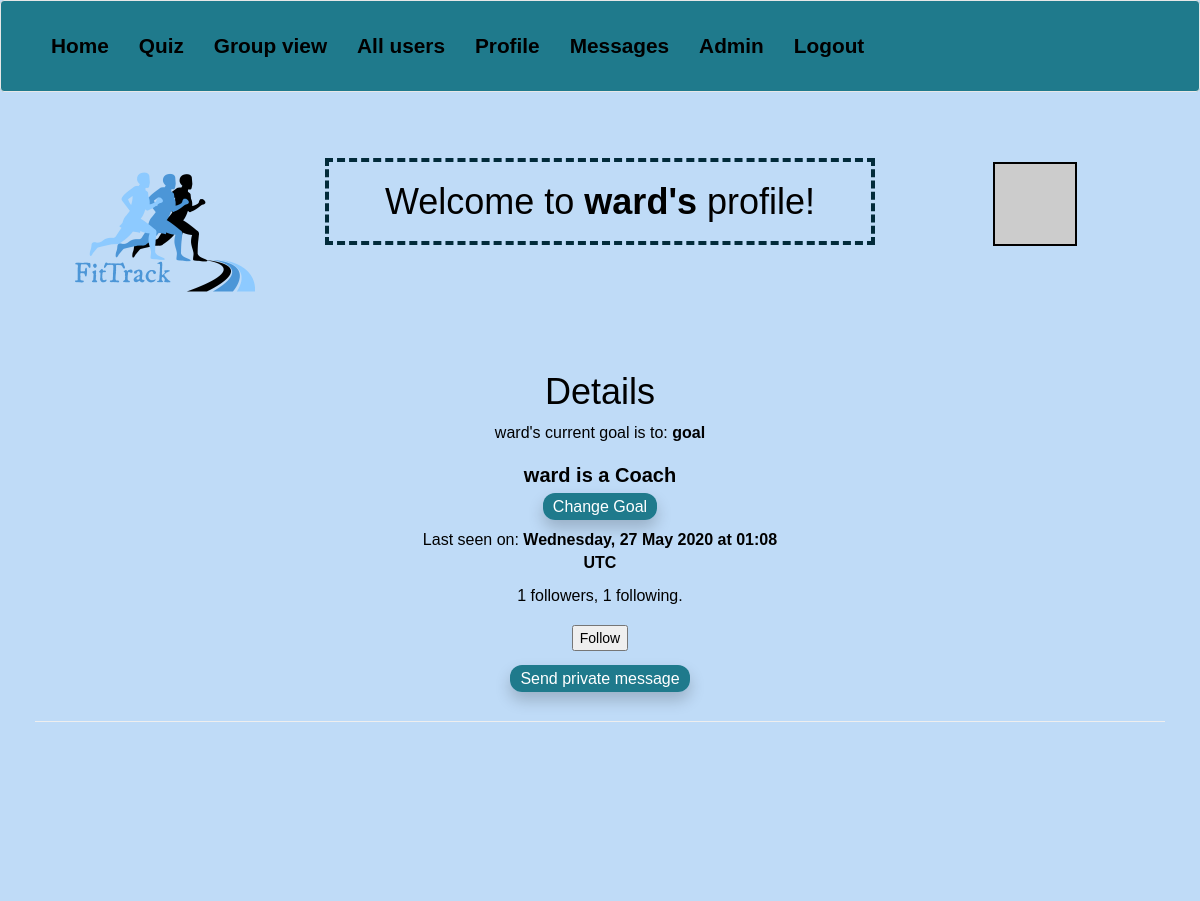
/user/ward (signed in, upper part), run on an earlier commit of the app's database.
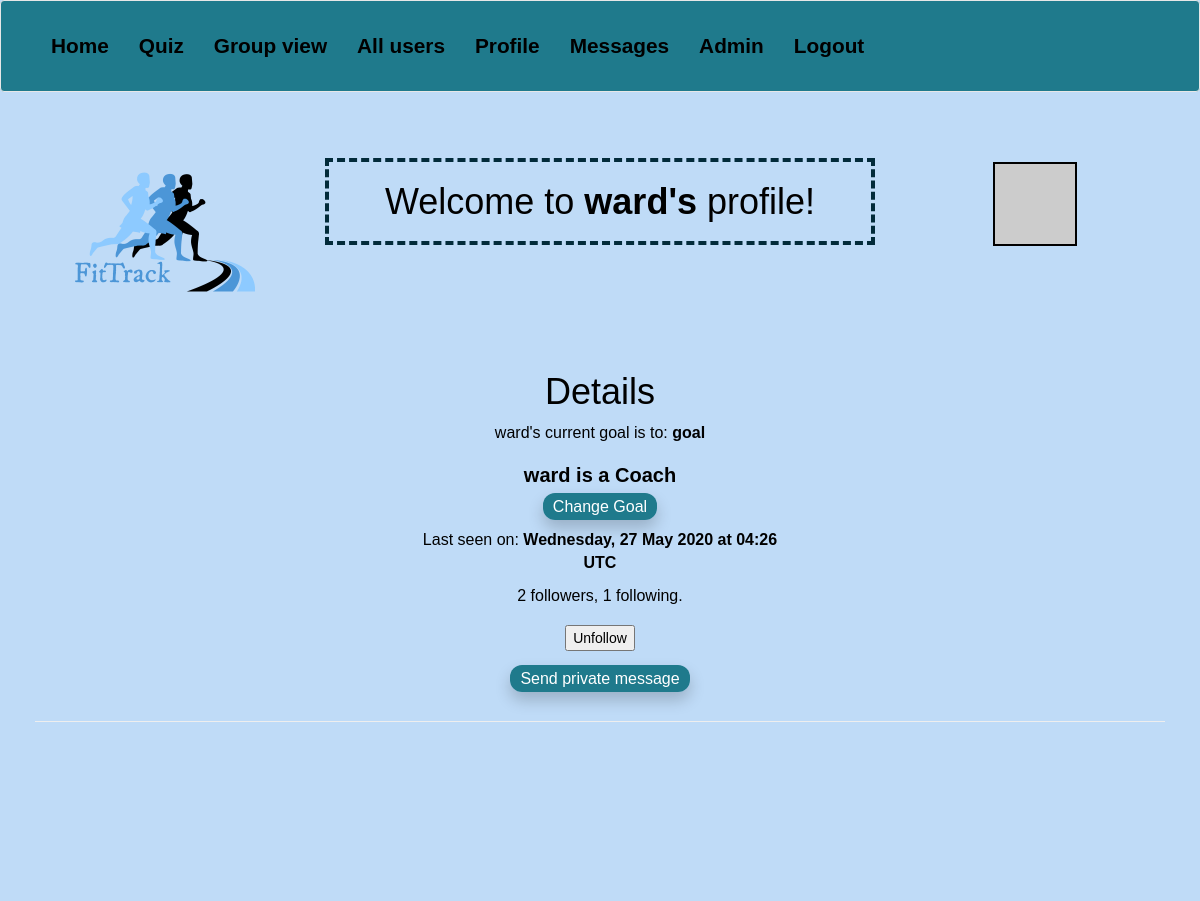
And on a later commit of the database.
### app/models.py (models this page shows, shortened)
class User(UserMixin, db.Model):
    id = db.Column(db.Integer, primary_key=True)
    username = db.Column(db.String(64), index=True, unique=True)
    email = db.Column(db.String(120), index=True, unique=True)
    password_hash = db.Column(db.String(128))
    is_coach = db.Column(db.Boolean, default=False)
    is_admin = db.Column(db.Boolean, default=False)
    exercise = db.relationship('Exercise', backref='user', lazy='dynamic')
    about_me = db.Column(db.String(140))
    goals = db.Column(db.String(140), default="Exercise more")
    last_seen = db.Column(db.DateTime, default=datetime.utcnow)
    followed = db.relationship(
        'User', secondary=followers,
        primaryjoin=(followers.c.follower_id == id),
        secondaryjoin=(followers.c.followed_id == id),
        backref=db.backref('followers', lazy='dynamic'), lazy='dynamic')
    messages_sent = db.relationship('Message',
                                    foreign_keys='Message.sender_id',
                                    backref='author', lazy='dynamic')
    messages_received = db.relationship('Message',
                                        foreign_keys='Message.recipient_id',
                                        backref='recipient', lazy='dynamic')
    last_message_read_time = db.Column(db.DateTime)
    token = db.Column(db.String(32), index=True, unique = True)
    token_expiration = db.Column(db.DateTime)
    def __repr__(self):
        return '{}'.format(self.username)
    def is_following(self, user):
        return self.followed.filter(
            followers.c.followed_id == user.id).count() > 0
    def avatar(self, size):
        digest = md5(self.email.lower().encode('utf-8')).hexdigest()
        return 'https://www.gravatar.com/avatar/{}?d=identicon&s={}'.format(digest, size)

### app/routes.py (the view)
@app.route('/user/<username>')
@login_required
def user(username):
    user = User.query.filter_by(username=username).first_or_404()
    exercises = Exercise.query.filter_by(user_id=user.id)
    form = EmptyForm()
    return render_template('user.html', user=user, exercises=exercises, form=form)

### app/forms.py
class EmptyForm(FlaskForm):
    submit = SubmitField('Submit')

### app/filters.py (called while the page is built)
@app.template_filter('formatdatetime_long')
def format_datetime_long(value, format="%A, %d %B %Y at %H:%M UTC"):
    if value is None:
        return ""
    return value.strftime(format)

### app/models.py (called while the page is built)
@login.user_loader
def load_user(id):
    return User.query.get(int(id))

### app/routes.py (called while the page is built)
@app.before_request
def before_request():
    if current_user.is_authenticated:
        current_user.last_seen = datetime.utcnow()
        db.session.commit()

### app/templates/user.html (shortened to what this page needs)
{% extends "base.html" %}
{% block body_attrs %} onload="getUserExercise({{ user.id }});" {% endblock %}
{% block content %}
<div class="container-fluid">
  <div class="row">
    <div class="col-sm-3 text-center">
      <img src="/static/assets/logo.png" alt="App logo">
    </div>
    <div class="col-sm-6 text-center">
      <br>
      <br>
      {% if current_user == user %}
      <h1 class="welcome">Welcome to your profile page, {{ current_user.username }}!</h1>
      {% else %}
      <h1 class="welcome">Welcome to <b>{{ user.username }}'s</b> profile!</h1>
      {% endif %}
    </div>
    <div class="col-sm-3 text-center">
      <img class="avatar" src="{{ user.avatar(128) }}" alt="User avatar">
    </div>
  </div>
  <div class="row">
    <div class="col-sm-4"></div>
    <div class="col-sm-4 text-center">
      <h1>Details</h1>
      {% if user == current_user %}
      <p>Your current goal is to:  <b>{{ user.goals }}</b></p>
      {% else %}
      <p>{{ user.username }}'s current goal is to:  <b>{{ user.goals }}</b></p>
      {% endif %}
      {% if user.is_coach %}
        {% if user == current_user %}
        <h2 id="Coachtest">You are a Coach</h2>
        {% else %}
        <h2>{{ user }} is a Coach</h2>
        {% endif %}
      {% endif %}
      {% if current_user.is_coach %}
      <p><a class="button-link" href="{{ url_for('set_goal', username=user.username) }}">Change Goal</a></p>
      {% endif %}
      {% if user.last_seen %}<p>Last seen on: <b>{{ user.last_seen|formatdatetime_long }}</b></p>{% endif %}
      <p>{{ user.followers.count() }} followers, {{ user.followed.count() }} following.</p>
      {% if user == current_user %}
      <p><a class="button-link" href="{{ url_for('edit_profile') }}">Edit your profile</a></p>
      {% elif not current_user.is_following(user) %}
      <p>
          <form action="{{ url_for('follow', username=user.username) }}" method="post" class="btn">
              {{ form.submit(value='Follow') }}
          </form>
      </p>
      {% else %}
      <p>
          <form action="{{ url_for('unfollow', username=user.username) }}" method="post" class='btn'>
              {{ form.submit(value='Unfollow') }}
          </form>
      </p>
      {% endif %}
      {% if user != current_user %}
      <p>
          <a href="{{ url_for('send_message',
                              recipient=user.username) }}", class="button-link">
              {{ ('Send private message') }}
          </a>
      </p>
      {% endif %}
    </div>
  </div>
  <hr>
  <div class="row">
    <div class="col-sm-3">
      <div id="user-exercise-list" class="text-center"></div>
    </div>
    <div class="col-sm-3"></div>
  </div>
</div>
{% endblock %}

What changed in the data, as far as the page shows it:
changed User "ward": last_seen "Wednesday, 27 May 2020 at 01:08 UTC" → "Wednesday, 27 May 2020 at 04:26 UTC"
Also different on the page:
{{ user.followers.count() }}: "1" → "2"
form field submit: (not shown) → "Unfollow"
form field submit: "Follow" → (not shown)
